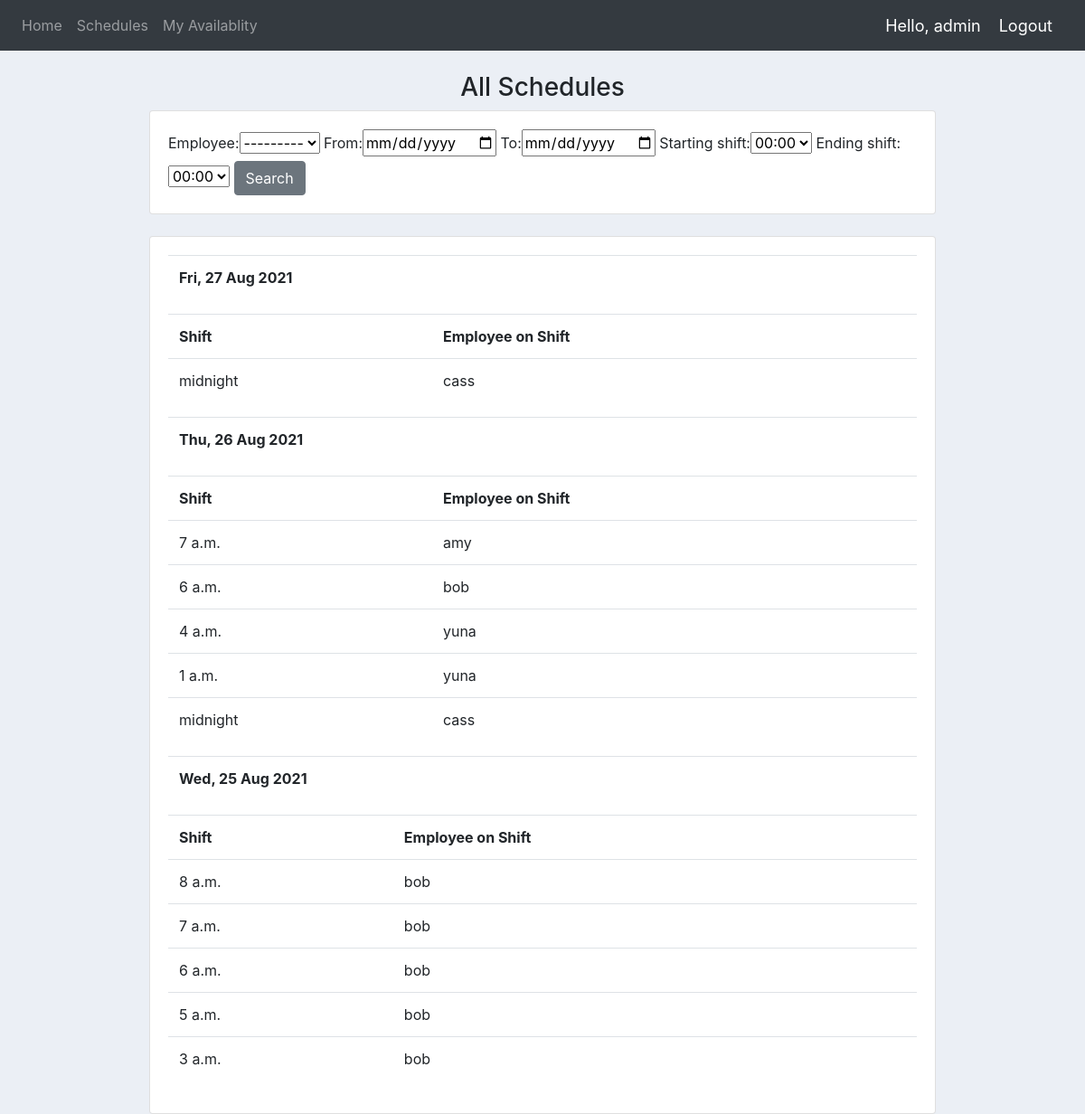
The app's page /account/view_schedules/ (signed in) with its own data.
### account/models.py (models this page shows, shortened)
class Schedule(models.Model):
    date = models.DateField()
    shift = models.TimeField(default=dt.time(00, 00), auto_now=False, auto_now_add=False)
    employee = models.ForeignKey(User, null = True, on_delete=models.CASCADE)
    rank = models.PositiveIntegerField(default=0)
    class Meta:
        unique_together = ("date", "shift")

### account/views.py (the view)
# urls.py: path('view_schedules/', views.viewSchedules, name="view_schedules"),
@login_required(login_url='login')
def viewSchedules(request):
    schedule = Schedule.objects.order_by('-date','-shift')
    myFilter = ScheduleFilter(request.GET, queryset=schedule)
    schedule = myFilter.qs
    schedule_date_list = []
    for i in schedule:
        if i.date not in schedule_date_list:
            schedule_date_list.append(i.date)
    context = {'schedule':schedule, 'schedule_date_list':schedule_date_list, 'myFilter': myFilter}
    return render(request, 'account/viewSchedule.html', context)

### account/templates/account/viewSchedule.html
{%  extends 'account/index.html' %}
{% block content %}
<br>
<h3>All Schedules</h3>
<div class="row justify-content-center">
    <div class="col-lg-9">
        <div class="card card-body">
            <form method="get">
                {{myFilter.form}}
                <button class="btn btn-secondary" type="submit">Search</button>
            </form>
        </div>
    </div>
</div>
<br>
<div class="row justify-content-center">
    <div class="col-lg-9">
        <div class="card card-body">
            {% if schedule_date_list|length > 0 %}
                {% for d in schedule_date_list %}
                    <table class="table">
                        <tr>
                            <th>{{d|date:"D, j M Y"}}</th>
                        </tr>
                        <table class="table">
                            <tr>
                                <th>Shift</th>
                                <th>Employee on Shift</th>
                            </tr>
                            {% for i in schedule %}
                            {% if i.date == d %}
                                <tr>
                                    <td>{{i.shift}}</td>
                                    <td>{{i.employee}}</td>
                                </tr>
                                {% endif %}
                            {% endfor %}
                        </table>
                    </table>
                {% endfor %}
            {% else %}
                    <p>No Schedule available yet</p>
            {% endif %}
        </div>
    </div>
</div>
{% endblock %}

### account/templates/account/navbar.html (shortened to what this page needs)
{% load static %}
{% url 'index' as index %}
{% url 'myavailability' as myavailability %}
<nav class="navbar navbar-expand-lg navbar-dark bg-dark">
   <div class="collapse navbar-collapse" id="navbarNav">
     <ul class="navbar-nav">
       <li class="nav-item {% if request.path == index %} active {%endif%}">
        <a class="nav-link" href="{% url 'index' %}">Home</a>
       </li>
       <li class="nav-item {% if request.path == view_schedules %} active {%endif%}">
        <a class="nav-link" href="{% url 'view_schedules' %}">Schedules</a>
       </li>
       <li class="nav-item {% if request.path == myavailability %} active {%endif%}">
        <a class="nav-link" href="{% url 'myavailability' %}">My Availablity</a>
       </li>
     </ul>
   </div>
   <span class="hello-msg">Hello, {{request.user}}</span>
   <span ><a  class="hello-msg" href="{% url 'logout' %}">Logout</a></span>
 </nav>

### account/static/account/css/main.css (style rules this page uses)
body { background-color: #ebeff5; }
h3 { text-align: center; }

### account/templates/account/navbar.html (style rules this page uses)
.hello-msg { font-size: 18px; color: #fff; margin-right: 20px; }

### records on screen
Schedule: schedule_date_list "Fri, 27 Aug 2021", shift "midnight", employee "cass"
Schedule: schedule_date_list "Thu, 26 Aug 2021", shift "7 a.m.", employee "amy"
Schedule: shift "6 a.m.", employee "bob"
Schedule: shift "4 a.m.", employee "yuna"
Schedule: shift "1 a.m.", employee "yuna"
Schedule: shift "midnight", employee "cass"
Schedule: schedule_date_list "Wed, 25 Aug 2021", shift "8 a.m.", employee "bob"
Schedule: shift "7 a.m.", employee "bob"
Schedule: shift "6 a.m.", employee "bob"
Schedule: shift "5 a.m.", employee "bob"
Schedule: shift "3 a.m.", employee "bob"

### other values on screen
{{ request.user }} "admin"
